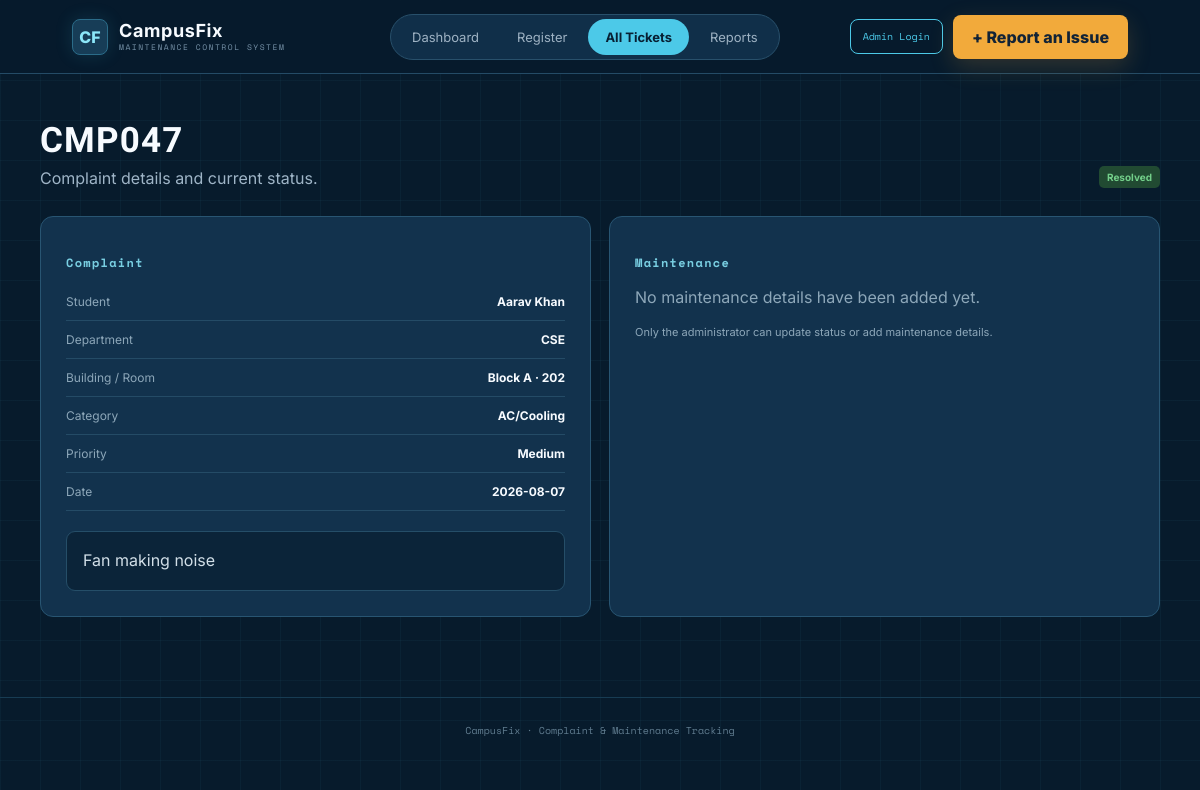
The page /ticket/CMP047 on the database its author committed.
### tables this page shows
CREATE TABLE complaints (
            id INTEGER PRIMARY KEY AUTOINCREMENT,
            complaint_id TEXT UNIQUE NOT NULL,
            student_name TEXT NOT NULL,
            department TEXT NOT NULL,
            building TEXT NOT NULL,
            room_no TEXT NOT NULL,
            category TEXT NOT NULL,
            problem TEXT NOT NULL,
            priority TEXT NOT NULL,
            status TEXT NOT NULL DEFAULT 'Pending',
            date TEXT NOT NULL
        );

### app.py (the view, shortened to what this page needs)
@app.route(
    "/ticket/<complaint_id>"
)
def ticket_detail(complaint_id):
    complaint = get_complaint(
        complaint_id
    )
    conn = get_db()
    maintenance = conn.execute(
        """
        SELECT *
        FROM maintenance
        WHERE complaint_id = ?
        ORDER BY id DESC
        """,
        (
            complaint_id.upper(),
        )
    ).fetchall()
    conn.close()
    return render_template(
        "ticket_detail.html",
        complaint=complaint,
        maintenance=maintenance
    )

### app.py (called while the page is built)
def get_db():
    os.makedirs(DATA_DIR, exist_ok=True)
    conn = sqlite3.connect(DB_PATH)
    conn.row_factory = sqlite3.Row
    return conn

def get_complaint(complaint_id):
    conn = get_db()
    complaint_id = complaint_id.upper().strip()
    row = conn.execute(
        """
        SELECT *
        FROM complaints
        WHERE complaint_id = ?
        """,
        (complaint_id,)
    ).fetchone()
    conn.close()
    return row

### templates/ticket_detail.html (shortened to what this page needs)
{% extends "base.html" %}
{% block content %}
<div class="section-head">
    <div>
        <h2>{{ complaint['complaint_id'] }}</h2>
        <p>Complaint details and current status.</p>
    </div>
    <span class="status {{ complaint['status']|replace(' ','-')|lower }}">{{ complaint['status'] }}</span>
</div>
<div class="detail-grid">
    <div class="detail-card">
        <h3>Complaint</h3>
        <div class="detail-list">
            <div><span>Student</span><b>{{ complaint['student_name'] }}</b></div>
            <div><span>Department</span><b>{{ complaint['department'] }}</b></div>
            <div><span>Building / Room</span><b>{{ complaint['building'] }} · {{ complaint['room_no'] }}</b></div>
            <div><span>Category</span><b>{{ complaint['category'] }}</b></div>
            <div><span>Priority</span><b>{{ complaint['priority'] }}</b></div>
            <div><span>Date</span><b>{{ complaint['date'] }}</b></div>
        </div>
        <div class="problem-box">{{ complaint['problem'] }}</div>
    </div>
    <div class="detail-card">
        <h3>Maintenance</h3>
        {% if maintenance %}
            {% for m in maintenance %}
            <div class="maintenance-item">
                <b>{{ m['staff_name'] }}</b>
                <span>{{ m['repair_date'] }} · ₹{{ "%.2f"|format(m['cost']) }}</span>
                <p>{{ m['remarks'] or 'No remarks added.' }}</p>
            </div>
            {% endfor %}
        {% else %}
            <p class="muted">No maintenance details have been added yet.</p>
        {% endif %}
        {% if session.get('admin_logged_in') %}
            <a class="primary-btn" href="{{ url_for('add_maintenance', complaint_id=complaint['complaint_id']) }}">Add Maintenance</a>
        {% else %}
            <p class="admin-note">Only the administrator can update status or add maintenance details.</p>
        {% endif %}
    </div>
</div>
{% endblock %}

### static/css/style.css (style rules this page uses)
:root { --navy:#071b2c; --navy2:#0b2439; --panel:#12324d; --panel2:#173c5b; --cyan:#4cc9e8; --orange:#f2aa3b; --cream:#f4efe4; --muted:#9fb5c7; --green:#55a86b; --red:#df5b3d; --line:#244b66; --white:#f7fbff; }
* { box-sizing:border-box }
body { margin:0;background:var(--navy);color:var(--white); font-family:Inter,Arial,sans-serif; background-image: linear-gradient(rgba(76,201,232,.045) 1px,transparent 1px), linear-gradient(90deg,rgba(76,201,232,.045) 1px,transparent 1px); background-size:40px 40px; }
h1,h2 { font-family:"Barlow Condensed",Impact,sans-serif;letter-spacing:1.2px }
.section-head { display:flex;justify-content:space-between;align-items:flex-end;gap:20px;margin-bottom:28px }
.section-head h2 { font-size:35px;margin:0 }
.section-head p { color:#9fb5c7;margin:7px 0 0 }
.status,.priority { display:inline-block;padding:5px 8px;border-radius:5px;font-size:10px;font-weight:700 }
.status.resolved { background:#214a32;color:#73cf8a }
.detail-grid { display:grid;grid-template-columns:1fr 1fr;gap:18px }
.detail-card { background:#12324d;border:1px solid #285572;border-radius:13px;padding:25px }
.detail-card h3,.chart-card h3 { font-family:"Space Mono";font-size:12px;letter-spacing:1.3px;color:#79cfe2 }
.detail-list div { display:flex;justify-content:space-between;padding:11px 0;border-bottom:1px solid #244b66;font-size:12px }
.detail-list span,.muted { color:#8da7b9 }
.problem-box { margin-top:20px;background:#0b2439;border:1px solid #254e68;border-radius:9px;padding:16px;line-height:1.6;color:#d2dfe8 }
.admin-note { font-size:11px;color:#8da7b9;margin-top:18px }

### rows shown on the page
complaints: complaint_id "CMP047", status "Resolved", student_name "Aarav Khan", department "CSE", building "Block A", room_no "202", category "AC/Cooling", priority "Medium", date "2026-08-07", problem "Fan making noise"
